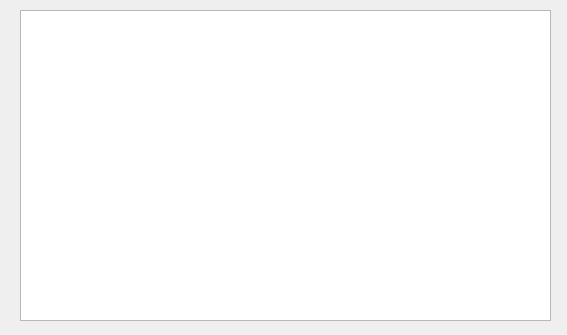
<?xml version="1.0" encoding="UTF-8"?>
<ui version="4.0">
 <class>FileListDialog</class>
 <widget class="QDialog" name="FileListDialog">
  <property name="geometry">
   <rect>
    <x>0</x>
    <y>0</y>
    <width>567</width>
    <height>335</height>
   </rect>
  </property>
  <property name="windowTitle">
   <string/>
  </property>
  <widget class="QTableWidget" name="filelist">
   <property name="geometry">
    <rect>
     <x>20</x>
     <y>10</y>
     <width>531</width>
     <height>311</height>
    </rect>
   </property>
  </widget>
 </widget>
 <resources/>
 <connections/>
</ui>
